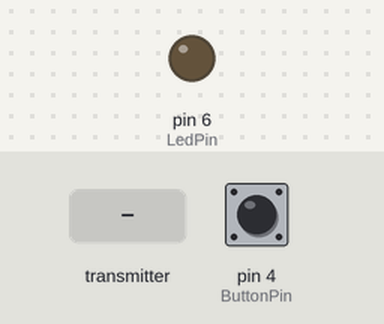
The sketch below on a simulated Arduino Nano, built with avr-gcc and run on an emulated ATmega328P. On the bench: output pins drawn as LEDs (lit = HIGH). Dashed ring = blinking. The test bench sets the inputs (shaded band); at power-on: pin 4 (ButtonPin) LOW. No radio packets arrive unless stated.

Above: at 3.2 s.
3.3 s: the transmitter starts sending b1 = 1
At 3.54 s:
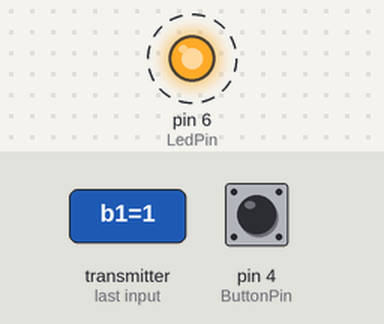
6.3 s: pin 4 (ButtonPin) pulled HIGH for 3.2 s
11.0 s: the transmitter starts sending b1 = 0
At 11.0 s:
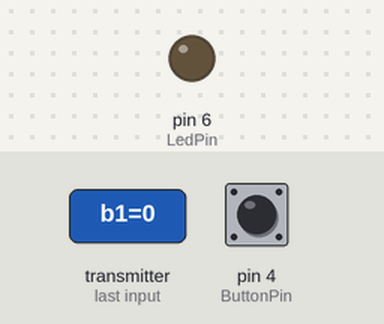
Timing chart, 0 to 14.0 s (numbered marks = the images above; inputs shaded):
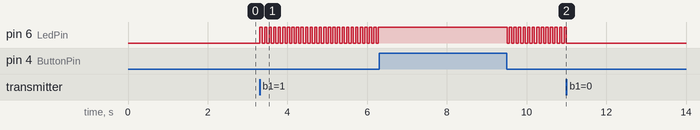

Measured:
- after the input at 3.3 s, pin 6 (LedPin): alternates HIGH for 0.06 s and LOW for 0.06 s, starting at once
- after the input at 11.0 s, pin 6 (LedPin): stops changing and stays LOW

The sketch:

receiver.ino
```cpp
/* Code written by Adrien Louvrier
 *
 * Objective : control a led using RF communication
 * Card used : Arduino Nano
 *
 * Electronic Circuit :
 *
 * input :
 * - button connected with 10kOhms in parallel connected to pin 4, 5V and grd
 *
 * output: :
 * - led with 330 Ohms resistor connected to pin 6 and grd
 * - NRF24L01+LNA module (pin CE -> pin 9, pin CSN -> pin 10, MOSI -> pin 11, pin MISO -> pin 12, pin SCK -> pin 13, pin Vcc -> 5V, pin grd -> grd)
*/

#include <SPI.h>
#include <nRF24L01.h>
#include <RF24.h>
#define LedPin 6
#define ButtonPin 4

typedef struct {
  boolean b1=0;
  boolean b2=0;
}data;
data payload;


RF24 radio(9, 10); // CE, CSN

// Channels used (00001 for emitting, 00002 for receving)
const byte addresses[][6] = {"00001", "00002"};

boolean ok = true;
int ledState = 0;

void reception();
void emitting();
void changeLedState();

void setup() {
  //Serial.begin(9600);
  pinMode(ButtonPin, INPUT);
  pinMode(LedPin, OUTPUT);

  radio.begin();
  radio.setChannel(125);
  radio.openWritingPipe(addresses[1]); // 00002
  radio.openReadingPipe(1, addresses[0]); // 00001
  radio.setPALevel(RF24_PA_MIN);
  delay(2000);
}
void loop() {
  delay(5);
  /****************[ EMIT ]***************************/
  radio.stopListening();
  emitting();
  /**************************************************/
  delay(5);
  /**************[RECEPTION]************************/
  radio.startListening();
  reception();
  /***********************************************/
}

void reception() {
  if(radio.available()){
     radio.read(&payload, sizeof(payload));

    if (payload.b1 == HIGH){
      if (ok == true) {
        changeLedState();
        ok = false;
     }
      else {
        ok = true;
      }
    }
  }
}

void emitting(){
  // Reading the value of the button
  payload.b2 = digitalRead(ButtonPin);

  // If the button is pressed, send the information to the other transmitter
  if (payload.b2 == HIGH) {
    // Detect the rising edge
    if (ok) {
      ok = false;
      // Sending the data...
      radio.write(&payload, sizeof(payload));
    }
  }
  else {
    ok = true;
  }
}

// Turn on the led if it is off, turn off the led if it is on
void changeLedState() {
  if (ledState == 0) {
    digitalWrite(LedPin, HIGH);
    ledState = 1;
  }
  else {
    ledState = 0;
    digitalWrite(LedPin, LOW);
  }
  delay(5);
}
```
